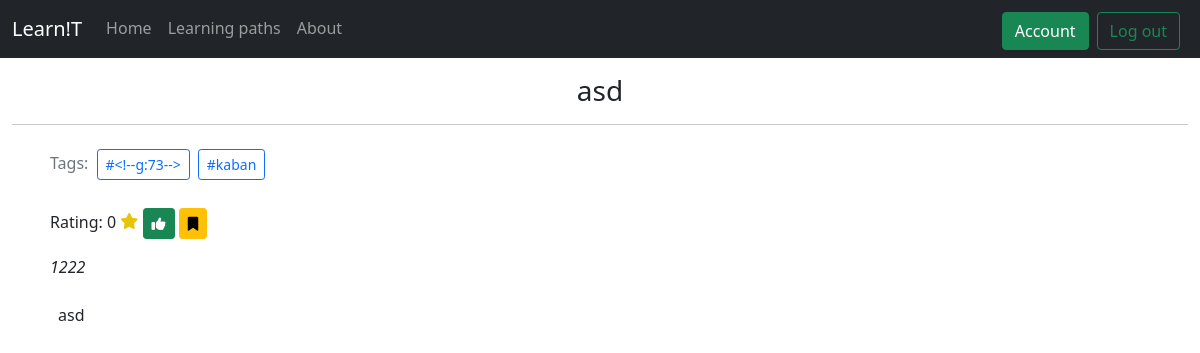
The page /path?id=11 (signed in) on the database as committed earlier.
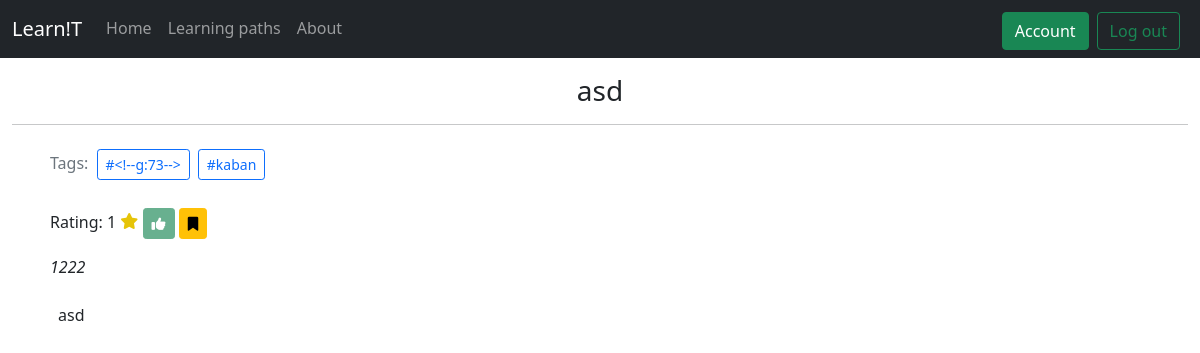
The same page on the database as committed later.
### tables this page shows
CREATE TABLE lpaths (
    id INTEGER PRIMARY KEY AUTOINCREMENT,
    title TEXT NOT NULL,
    tags TEXT,
    excerpt TEXT,
    body TEXT,
    rating INTEGER DEFAULT 0,
    isActive INTEGER DEFAULT 0,
    voted TEXT DEFAULT "",
    userId INTEGER,
    FOREIGN KEY(userId) REFERENCES users(id)
);

### app.py (the view)
@app.route('/path', methods=['GET'])
def path():
    pathId = request.args.get('id')
    lpath = None
    bookmark = 0
    userId = None
    voted = None
    userId = session.get('user_id')
    with sqlite3.connect(_DB) as conn:
        cur = conn.cursor()
        if(userId != None):
            voted = cur.execute(
                "SELECT voted FROM lpaths WHERE id = ?", (pathId,)).fetchall()[0][0]
            bookmarks = cur.execute(
                "SELECT bookmarks FROM users WHERE id = ?", (userId,)).fetchall()[0][0]
            bookmarksList = bookmarks.split(',')
            print(f"bookmarksList: {bookmarksList}")
            votedList = voted.split(',')
            if(str(userId) in votedList):
                voted = 'voted'
            if(str(pathId) in bookmarksList):
                bookmark = 1
        lpath = cur.execute(
            "SELECT * FROM lpaths WHERE id = ?", (pathId,)).fetchall()[0]
        if not lpath:
            return redirect('/')
    return render_template("path.html", active=active, lpath=lpath, userId=userId, voted=voted, bookmark=bookmark)

### templates/path.html (shortened to what this page needs)
{% extends "layout.html" %}  {% block main %}
<h3 class="text-center">
  {{lpath[1]}}
  <hr />
</h3>
<div class="container-md">
  <div class="d-lg-flex flex-column">
    <div class="p-2">
      <h6 class="card-subtitle mb-2 text-muted" id="tags">
        Tags: <span name="tags">{{lpath[2]}}</span>
      </h6>
    </div>
    <div class="p-2">
      Rating: {{lpath[5]}}
      <i class="fa-solid fa-star" style="color: rgb(230, 196, 9)"></i>
      {%if voted == 'voted'%}
      <span class="d-inline-block" data-toggle="tooltip" title="Already voted">
        <button
          class="btn btn-success btn-sm mw-1"
          data-placement="right"
          style="pointer-events: none"
          type="button"
          disabled
        >
          <i class="fa-solid fa-thumbs-up"></i>
        </button>
      </span>
      {%elif userId%}
      <span class="d-inline-block" data-toggle="tooltip" title="Endorse">
        <button class="btn btn-success btn-sm mw-1" onclick="rate()">
          <i class="fa-solid fa-thumbs-up"></i>
        </button>
      </span>
      {%endif%} {%if userId and bookmark == 1 %}
      <span
        class="d-inline-block"
        data-toggle="tooltip"
        title="Remove bookmark"
      >
        <button
          class="btn btn-danger btn-sm mw-1"
          data-placement="right"
          type="button"
          onclick="bookmark()"
        >
          <i class="fa-solid fa-bookmark"></i>
        </button>
      </span>
      {%elif userId and bookmark == 0 %}
      <span class="d-inline-block" data-toggle="tooltip" title="Bookmark">
        <button
          class="btn btn-warning btn-sm mw-1"
          data-placement="right"
          type="button"
          onclick="bookmark()"
        >
          <i class="fa-solid fa-bookmark"></i>
        </button>
      </span>
      {%endif%}
    </div>
    <div class="p-2 fst-italic">{{lpath[3]}}</div>
    <div class="p-3 cardBody">{{lpath[4]|safe}}</div>
  </div>
</div>
{% endblock %}

Rows that differ between the two databases and show on the page:
changed lpaths "asd": rating "0" → "1"
